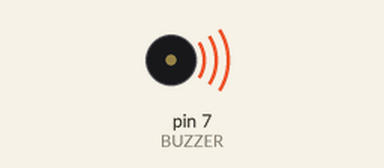
Simulated run of this sketch. Board: Arduino Uno, built with avr-gcc and run on an emulated ATmega328P. On the bench: buzzer (waves = sounding).

Above: at 0.1 s.
Timing chart, 0 to 3.0 s (numbered marks = the images above):
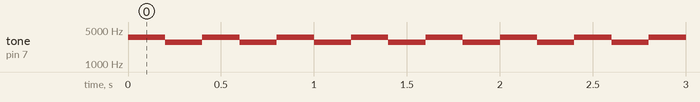

Measured:
- by itself, tone on pin 7 (BUZZER): alternates 3520 Hz for 0.20 s and 2794 Hz for 0.20 s

The sketch:

MOBIT_BUZZER_EXAMPLE.ino
```cpp
#define BUZZER 7 // Buzzer Pin을 7번으로 쓰겠습니다.
void setup()
{
  pinMode(BUZZER, OUTPUT); //Buzzer 핀 설정
}

void loop()
{
  tone(BUZZER,3520);   //BUZZER를 3520hz(A7)을 (높고 높은 라)
  delay(200);               //200ms 대기
  tone(BUZZER,2794);   //BUZZER를 2794hz(F7)을 (높고 높은 파)
  delay(200);
}
```
